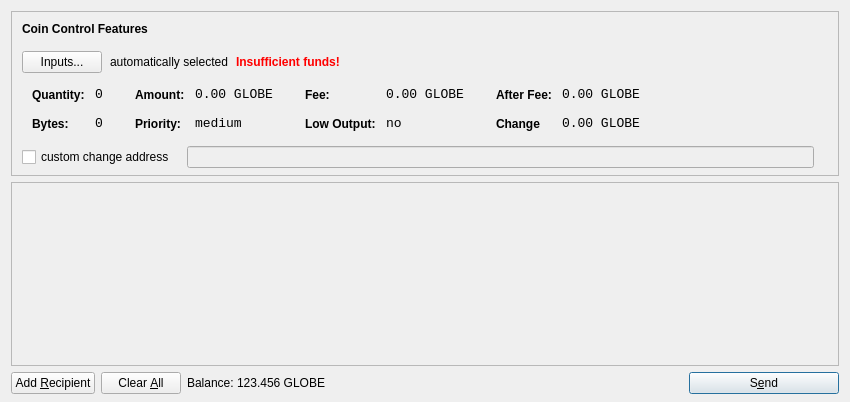
<?xml version="1.0" encoding="UTF-8"?>
<ui version="4.0">
 <class>SendCoinsDialog</class>
 <widget class="QDialog" name="SendCoinsDialog">
  <property name="geometry">
   <rect>
    <x>0</x>
    <y>0</y>
    <width>850</width>
    <height>402</height>
   </rect>
  </property>
  <property name="windowTitle">
   <string>Send Coins</string>
  </property>
  <layout class="QVBoxLayout" name="verticalLayout" stretch="0,1,0">
   <property name="bottomMargin">
    <number>8</number>
   </property>
   <item>
    <widget class="QFrame" name="frameCoinControl">
     <property name="sizePolicy">
      <sizepolicy hsizetype="Expanding" vsizetype="Expanding">
       <horstretch>0</horstretch>
       <verstretch>0</verstretch>
      </sizepolicy>
     </property>
     <property name="maximumSize">
      <size>
       <width>16777215</width>
       <height>16777215</height>
      </size>
     </property>
     <property name="frameShape">
      <enum>QFrame::StyledPanel</enum>
     </property>
     <property name="frameShadow">
      <enum>QFrame::Sunken</enum>
     </property>
     <layout class="QVBoxLayout" name="verticalLayoutCoinControl2">
      <property name="spacing">
       <number>6</number>
      </property>
      <property name="leftMargin">
       <number>0</number>
      </property>
      <property name="topMargin">
       <number>0</number>
      </property>
      <property name="rightMargin">
       <number>0</number>
      </property>
      <property name="bottomMargin">
       <number>6</number>
      </property>
      <item>
       <layout class="QVBoxLayout" name="verticalLayoutCoinControl" stretch="0,0,0,0,1">
        <property name="spacing">
         <number>0</number>
        </property>
        <property name="leftMargin">
         <number>10</number>
        </property>
        <property name="topMargin">
         <number>10</number>
        </property>
        <item>
         <layout class="QHBoxLayout" name="horizontalLayoutCoinControl1">
          <property name="bottomMargin">
           <number>15</number>
          </property>
          <item>
           <widget class="QLabel" name="labelCoinControlFeatures">
            <property name="sizePolicy">
             <sizepolicy hsizetype="Preferred" vsizetype="Maximum">
              <horstretch>0</horstretch>
              <verstretch>0</verstretch>
             </sizepolicy>
            </property>
            <property name="font">
             <font>
              <weight>75</weight>
              <bold>true</bold>
             </font>
            </property>
            <property name="styleSheet">
             <string notr="true">font-weight:bold;</string>
            </property>
            <property name="text">
             <string>Coin Control Features</string>
            </property>
           </widget>
          </item>
         </layout>
        </item>
        <item>
         <layout class="QHBoxLayout" name="horizontalLayoutCoinControl2" stretch="0,0,0,0">
          <property name="spacing">
           <number>8</number>
          </property>
          <property name="bottomMargin">
           <number>10</number>
          </property>
          <item>
           <widget class="QPushButton" name="pushButtonCoinControl">
            <property name="styleSheet">
             <string notr="true"/>
            </property>
            <property name="text">
             <string>Inputs...</string>
            </property>
           </widget>
          </item>
          <item>
           <widget class="QLabel" name="labelCoinControlAutomaticallySelected">
            <property name="text">
             <string>automatically selected</string>
            </property>
            <property name="margin">
             <number>5</number>
            </property>
           </widget>
          </item>
          <item>
           <widget class="QLabel" name="labelCoinControlInsuffFunds">
            <property name="font">
             <font>
              <weight>75</weight>
              <bold>true</bold>
             </font>
            </property>
            <property name="styleSheet">
             <string notr="true">color:red;font-weight:bold;</string>
            </property>
            <property name="text">
             <string>Insufficient funds!</string>
            </property>
            <property name="margin">
             <number>5</number>
            </property>
           </widget>
          </item>
          <item>
           <spacer name="horizontalSpacerCoinControl">
            <property name="orientation">
             <enum>Qt::Horizontal</enum>
            </property>
            <property name="sizeHint" stdset="0">
             <size>
              <width>40</width>
              <height>1</height>
             </size>
            </property>
           </spacer>
          </item>
         </layout>
        </item>
        <item>
         <widget class="QWidget" name="widgetCoinControl" native="true">
          <property name="sizePolicy">
           <sizepolicy hsizetype="Preferred" vsizetype="Preferred">
            <horstretch>0</horstretch>
            <verstretch>0</verstretch>
           </sizepolicy>
          </property>
          <property name="minimumSize">
           <size>
            <width>0</width>
            <height>0</height>
           </size>
          </property>
          <property name="styleSheet">
           <string notr="true"/>
          </property>
          <layout class="QHBoxLayout" name="horizontalLayoutCoinControl5">
           <property name="leftMargin">
            <number>0</number>
           </property>
           <property name="topMargin">
            <number>0</number>
           </property>
           <property name="rightMargin">
            <number>0</number>
           </property>
           <property name="bottomMargin">
            <number>0</number>
           </property>
           <item>
            <layout class="QHBoxLayout" name="horizontalLayoutCoinControl3" stretch="0,0,0,1">
             <property name="spacing">
              <number>20</number>
             </property>
             <property name="topMargin">
              <number>0</number>
             </property>
             <property name="bottomMargin">
              <number>10</number>
             </property>
             <item>
              <layout class="QFormLayout" name="formLayoutCoinControl1">
               <property name="horizontalSpacing">
                <number>10</number>
               </property>
               <property name="verticalSpacing">
                <number>14</number>
               </property>
               <property name="leftMargin">
                <number>10</number>
               </property>
               <property name="topMargin">
                <number>4</number>
               </property>
               <property name="rightMargin">
                <number>6</number>
               </property>
               <item row="0" column="0">
                <widget class="QLabel" name="labelCoinControlQuantityText">
                 <property name="styleSheet">
                  <string notr="true">font-weight:bold;</string>
                 </property>
                 <property name="text">
                  <string>Quantity:</string>
                 </property>
                 <property name="margin">
                  <number>0</number>
                 </property>
                </widget>
               </item>
               <item row="0" column="1">
                <widget class="QLabel" name="labelCoinControlQuantity">
                 <property name="font">
                  <font>
                   <family>Monospace</family>
                   <pointsize>10</pointsize>
                  </font>
                 </property>
                 <property name="cursor">
                  <cursorShape>IBeamCursor</cursorShape>
                 </property>
                 <property name="contextMenuPolicy">
                  <enum>Qt::ActionsContextMenu</enum>
                 </property>
                 <property name="text">
                  <string>0</string>
                 </property>
                 <property name="margin">
                  <number>0</number>
                 </property>
                 <property name="textInteractionFlags">
                  <set>Qt::LinksAccessibleByMouse|Qt::TextSelectableByKeyboard|Qt::TextSelectableByMouse</set>
                 </property>
                </widget>
               </item>
               <item row="1" column="0">
                <widget class="QLabel" name="labelCoinControlBytesText">
                 <property name="styleSheet">
                  <string notr="true">font-weight:bold;</string>
                 </property>
                 <property name="text">
                  <string>Bytes:</string>
                 </property>
                </widget>
               </item>
               <item row="1" column="1">
                <widget class="QLabel" name="labelCoinControlBytes">
                 <property name="font">
                  <font>
                   <family>Monospace</family>
                   <pointsize>10</pointsize>
                  </font>
                 </property>
                 <property name="cursor">
                  <cursorShape>IBeamCursor</cursorShape>
                 </property>
                 <property name="contextMenuPolicy">
                  <enum>Qt::ActionsContextMenu</enum>
                 </property>
                 <property name="text">
                  <string>0</string>
                 </property>
                 <property name="textInteractionFlags">
                  <set>Qt::LinksAccessibleByMouse|Qt::TextSelectableByKeyboard|Qt::TextSelectableByMouse</set>
                 </property>
                </widget>
               </item>
              </layout>
             </item>
             <item>
              <layout class="QFormLayout" name="formLayoutCoinControl2">
               <property name="horizontalSpacing">
                <number>10</number>
               </property>
               <property name="verticalSpacing">
                <number>14</number>
               </property>
               <property name="leftMargin">
                <number>6</number>
               </property>
               <property name="topMargin">
                <number>4</number>
               </property>
               <property name="rightMargin">
                <number>6</number>
               </property>
               <item row="0" column="0">
                <widget class="QLabel" name="labelCoinControlAmountText">
                 <property name="styleSheet">
                  <string notr="true">font-weight:bold;</string>
                 </property>
                 <property name="text">
                  <string>Amount:</string>
                 </property>
                 <property name="margin">
                  <number>0</number>
                 </property>
                </widget>
               </item>
               <item row="0" column="1">
                <widget class="QLabel" name="labelCoinControlAmount">
                 <property name="font">
                  <font>
                   <family>Monospace</family>
                   <pointsize>10</pointsize>
                  </font>
                 </property>
                 <property name="cursor">
                  <cursorShape>IBeamCursor</cursorShape>
                 </property>
                 <property name="contextMenuPolicy">
                  <enum>Qt::ActionsContextMenu</enum>
                 </property>
                 <property name="text">
                  <string>0.00 GLOBE</string>
                 </property>
                 <property name="textInteractionFlags">
                  <set>Qt::LinksAccessibleByMouse|Qt::TextSelectableByKeyboard|Qt::TextSelectableByMouse</set>
                 </property>
                </widget>
               </item>
               <item row="1" column="0">
                <widget class="QLabel" name="labelCoinControlPriorityText">
                 <property name="styleSheet">
                  <string notr="true">font-weight:bold;</string>
                 </property>
                 <property name="text">
                  <string>Priority:</string>
                 </property>
                </widget>
               </item>
               <item row="1" column="1">
                <widget class="QLabel" name="labelCoinControlPriority">
                 <property name="font">
                  <font>
                   <family>Monospace</family>
                   <pointsize>10</pointsize>
                  </font>
                 </property>
                 <property name="cursor">
                  <cursorShape>IBeamCursor</cursorShape>
                 </property>
                 <property name="contextMenuPolicy">
                  <enum>Qt::ActionsContextMenu</enum>
                 </property>
                 <property name="text">
                  <string>medium</string>
                 </property>
                 <property name="textInteractionFlags">
                  <set>Qt::LinksAccessibleByMouse|Qt::TextSelectableByKeyboard|Qt::TextSelectableByMouse</set>
                 </property>
                </widget>
               </item>
              </layout>
             </item>
             <item>
              <layout class="QFormLayout" name="formLayoutCoinControl3">
               <property name="horizontalSpacing">
                <number>10</number>
               </property>
               <property name="verticalSpacing">
                <number>14</number>
               </property>
               <property name="leftMargin">
                <number>6</number>
               </property>
               <property name="topMargin">
                <number>4</number>
               </property>
               <property name="rightMargin">
                <number>6</number>
               </property>
               <item row="0" column="0">
                <widget class="QLabel" name="labelCoinControlFeeText">
                 <property name="styleSheet">
                  <string notr="true">font-weight:bold;</string>
                 </property>
                 <property name="text">
                  <string>Fee:</string>
                 </property>
                 <property name="margin">
                  <number>0</number>
                 </property>
                </widget>
               </item>
               <item row="0" column="1">
                <widget class="QLabel" name="labelCoinControlFee">
                 <property name="font">
                  <font>
                   <family>Monospace</family>
                   <pointsize>10</pointsize>
                  </font>
                 </property>
                 <property name="cursor">
                  <cursorShape>IBeamCursor</cursorShape>
                 </property>
                 <property name="contextMenuPolicy">
                  <enum>Qt::ActionsContextMenu</enum>
                 </property>
                 <property name="text">
                  <string>0.00 GLOBE</string>
                 </property>
                 <property name="textInteractionFlags">
                  <set>Qt::LinksAccessibleByMouse|Qt::TextSelectableByKeyboard|Qt::TextSelectableByMouse</set>
                 </property>
                </widget>
               </item>
               <item row="1" column="0">
                <widget class="QLabel" name="labelCoinControlLowOutputText">
                 <property name="styleSheet">
                  <string notr="true">font-weight:bold;</string>
                 </property>
                 <property name="text">
                  <string>Low Output:</string>
                 </property>
                </widget>
               </item>
               <item row="1" column="1">
                <widget class="QLabel" name="labelCoinControlLowOutput">
                 <property name="font">
                  <font>
                   <family>Monospace</family>
                   <pointsize>10</pointsize>
                  </font>
                 </property>
                 <property name="cursor">
                  <cursorShape>IBeamCursor</cursorShape>
                 </property>
                 <property name="contextMenuPolicy">
                  <enum>Qt::ActionsContextMenu</enum>
                 </property>
                 <property name="text">
                  <string>no</string>
                 </property>
                 <property name="textInteractionFlags">
                  <set>Qt::LinksAccessibleByMouse|Qt::TextSelectableByKeyboard|Qt::TextSelectableByMouse</set>
                 </property>
                </widget>
               </item>
              </layout>
             </item>
             <item>
              <layout class="QFormLayout" name="formLayoutCoinControl4">
               <property name="horizontalSpacing">
                <number>10</number>
               </property>
               <property name="verticalSpacing">
                <number>14</number>
               </property>
               <property name="leftMargin">
                <number>6</number>
               </property>
               <property name="topMargin">
                <number>4</number>
               </property>
               <property name="rightMargin">
                <number>6</number>
               </property>
               <item row="0" column="0">
                <widget class="QLabel" name="labelCoinControlAfterFeeText">
                 <property name="styleSheet">
                  <string notr="true">font-weight:bold;</string>
                 </property>
                 <property name="text">
                  <string>After Fee:</string>
                 </property>
                 <property name="margin">
                  <number>0</number>
                 </property>
                </widget>
               </item>
               <item row="0" column="1">
                <widget class="QLabel" name="labelCoinControlAfterFee">
                 <property name="font">
                  <font>
                   <family>Monospace</family>
                   <pointsize>10</pointsize>
                  </font>
                 </property>
                 <property name="cursor">
                  <cursorShape>IBeamCursor</cursorShape>
                 </property>
                 <property name="contextMenuPolicy">
                  <enum>Qt::ActionsContextMenu</enum>
                 </property>
                 <property name="text">
                  <string>0.00 GLOBE</string>
                 </property>
                 <property name="textInteractionFlags">
                  <set>Qt::LinksAccessibleByMouse|Qt::TextSelectableByKeyboard|Qt::TextSelectableByMouse</set>
                 </property>
                </widget>
               </item>
               <item row="1" column="0">
                <widget class="QLabel" name="labelCoinControlChangeText">
                 <property name="styleSheet">
                  <string notr="true">font-weight:bold;</string>
                 </property>
                 <property name="text">
                  <string>Change</string>
                 </property>
                </widget>
               </item>
               <item row="1" column="1">
                <widget class="QLabel" name="labelCoinControlChange">
                 <property name="font">
                  <font>
                   <family>Monospace</family>
                   <pointsize>10</pointsize>
                  </font>
                 </property>
                 <property name="cursor">
                  <cursorShape>IBeamCursor</cursorShape>
                 </property>
                 <property name="contextMenuPolicy">
                  <enum>Qt::ActionsContextMenu</enum>
                 </property>
                 <property name="text">
                  <string>0.00 GLOBE</string>
                 </property>
                 <property name="textInteractionFlags">
                  <set>Qt::LinksAccessibleByMouse|Qt::TextSelectableByKeyboard|Qt::TextSelectableByMouse</set>
                 </property>
                </widget>
               </item>
              </layout>
             </item>
            </layout>
           </item>
          </layout>
         </widget>
        </item>
        <item>
         <layout class="QHBoxLayout" name="horizontalLayoutCoinControl4" stretch="0,0,0">
          <property name="spacing">
           <number>12</number>
          </property>
          <property name="sizeConstraint">
           <enum>QLayout::SetDefaultConstraint</enum>
          </property>
          <property name="topMargin">
           <number>5</number>
          </property>
          <property name="rightMargin">
           <number>5</number>
          </property>
          <item>
           <widget class="QCheckBox" name="checkBoxCoinControlChange">
            <property name="text">
             <string>custom change address</string>
            </property>
           </widget>
          </item>
          <item>
           <widget class="QLineEdit" name="lineEditCoinControlChange">
            <property name="enabled">
             <bool>false</bool>
            </property>
            <property name="sizePolicy">
             <sizepolicy hsizetype="Expanding" vsizetype="Fixed">
              <horstretch>0</horstretch>
              <verstretch>0</verstretch>
             </sizepolicy>
            </property>
           </widget>
          </item>
          <item>
           <widget class="QLabel" name="labelCoinControlChangeLabel">
            <property name="sizePolicy">
             <sizepolicy hsizetype="Preferred" vsizetype="Expanding">
              <horstretch>0</horstretch>
              <verstretch>0</verstretch>
             </sizepolicy>
            </property>
            <property name="minimumSize">
             <size>
              <width>0</width>
              <height>0</height>
             </size>
            </property>
            <property name="text">
             <string/>
            </property>
            <property name="margin">
             <number>3</number>
            </property>
           </widget>
          </item>
         </layout>
        </item>
        <item>
         <spacer name="verticalSpacerCoinControl">
          <property name="orientation">
           <enum>Qt::Vertical</enum>
          </property>
          <property name="sizeHint" stdset="0">
           <size>
            <width>800</width>
            <height>1</height>
           </size>
          </property>
         </spacer>
        </item>
       </layout>
      </item>
     </layout>
    </widget>
   </item>
   <item>
    <widget class="QScrollArea" name="scrollArea">
     <property name="widgetResizable">
      <bool>true</bool>
     </property>
     <widget class="QWidget" name="scrollAreaWidgetContents">
      <property name="geometry">
       <rect>
        <x>0</x>
        <y>0</y>
        <width>830</width>
        <height>174</height>
       </rect>
      </property>
      <layout class="QVBoxLayout" name="verticalLayout_2">
       <property name="leftMargin">
        <number>0</number>
       </property>
       <property name="topMargin">
        <number>0</number>
       </property>
       <property name="rightMargin">
        <number>0</number>
       </property>
       <property name="bottomMargin">
        <number>0</number>
       </property>
       <item>
        <layout class="QVBoxLayout" name="entries">
         <property name="spacing">
          <number>6</number>
         </property>
        </layout>
       </item>
       <item>
        <spacer name="verticalSpacer">
         <property name="orientation">
          <enum>Qt::Vertical</enum>
         </property>
         <property name="sizeHint" stdset="0">
          <size>
           <width>20</width>
           <height>40</height>
          </size>
         </property>
        </spacer>
       </item>
      </layout>
     </widget>
    </widget>
   </item>
   <item>
    <layout class="QHBoxLayout" name="horizontalLayout">
     <item>
      <widget class="QPushButton" name="addButton">
       <property name="toolTip">
        <string>Send to multiple recipients at once</string>
       </property>
       <property name="text">
        <string>Add &amp;Recipient</string>
       </property>
       <property name="icon">
        <iconset resource="../bitcoin.qrc">
         <normaloff>:/icons/add</normaloff>:/icons/add</iconset>
       </property>
       <property name="autoDefault">
        <bool>false</bool>
       </property>
      </widget>
     </item>
     <item>
      <widget class="QPushButton" name="clearButton">
       <property name="sizePolicy">
        <sizepolicy hsizetype="Minimum" vsizetype="Fixed">
         <horstretch>0</horstretch>
         <verstretch>0</verstretch>
        </sizepolicy>
       </property>
       <property name="toolTip">
        <string>Remove all transaction fields</string>
       </property>
       <property name="text">
        <string>Clear &amp;All</string>
       </property>
       <property name="icon">
        <iconset resource="../bitcoin.qrc">
         <normaloff>:/icons/remove</normaloff>:/icons/remove</iconset>
       </property>
       <property name="autoRepeatDelay">
        <number>300</number>
       </property>
       <property name="autoDefault">
        <bool>false</bool>
       </property>
      </widget>
     </item>
     <item>
      <layout class="QHBoxLayout" name="horizontalLayout_2">
       <property name="spacing">
        <number>3</number>
       </property>
       <item>
        <widget class="QLabel" name="label">
         <property name="sizePolicy">
          <sizepolicy hsizetype="Preferred" vsizetype="Fixed">
           <horstretch>0</horstretch>
           <verstretch>0</verstretch>
          </sizepolicy>
         </property>
         <property name="text">
          <string>Balance:</string>
         </property>
        </widget>
       </item>
       <item>
        <widget class="QLabel" name="labelBalance">
         <property name="sizePolicy">
          <sizepolicy hsizetype="Preferred" vsizetype="Fixed">
           <horstretch>0</horstretch>
           <verstretch>0</verstretch>
          </sizepolicy>
         </property>
         <property name="cursor">
          <cursorShape>IBeamCursor</cursorShape>
         </property>
         <property name="text">
          <string>123.456 GLOBE</string>
         </property>
         <property name="textInteractionFlags">
          <set>Qt::LinksAccessibleByMouse|Qt::TextSelectableByKeyboard|Qt::TextSelectableByMouse</set>
         </property>
        </widget>
       </item>
      </layout>
     </item>
     <item>
      <spacer name="horizontalSpacer">
       <property name="orientation">
        <enum>Qt::Horizontal</enum>
       </property>
       <property name="sizeHint" stdset="0">
        <size>
         <width>40</width>
         <height>20</height>
        </size>
       </property>
      </spacer>
     </item>
     <item>
      <widget class="QPushButton" name="sendButton">
       <property name="minimumSize">
        <size>
         <width>150</width>
         <height>0</height>
        </size>
       </property>
       <property name="toolTip">
        <string>Confirm the send action</string>
       </property>
       <property name="text">
        <string>S&amp;end</string>
       </property>
       <property name="icon">
        <iconset resource="../bitcoin.qrc">
         <normaloff>:/icons/send</normaloff>:/icons/send</iconset>
       </property>
       <property name="default">
        <bool>true</bool>
       </property>
      </widget>
     </item>
    </layout>
   </item>
  </layout>
 </widget>
 <resources>
  <include location="../bitcoin.qrc"/>
 </resources>
 <connections/>
</ui>
